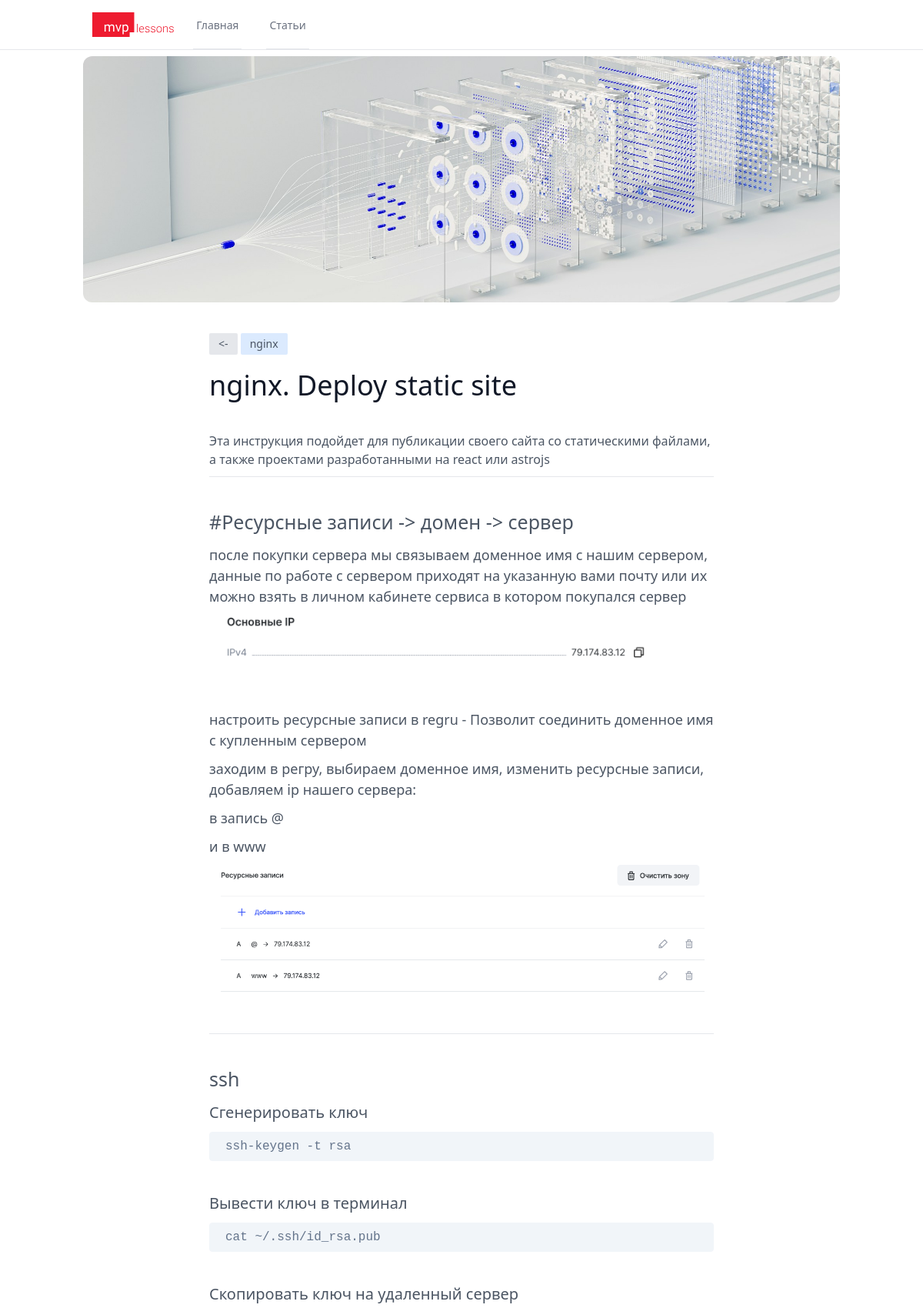
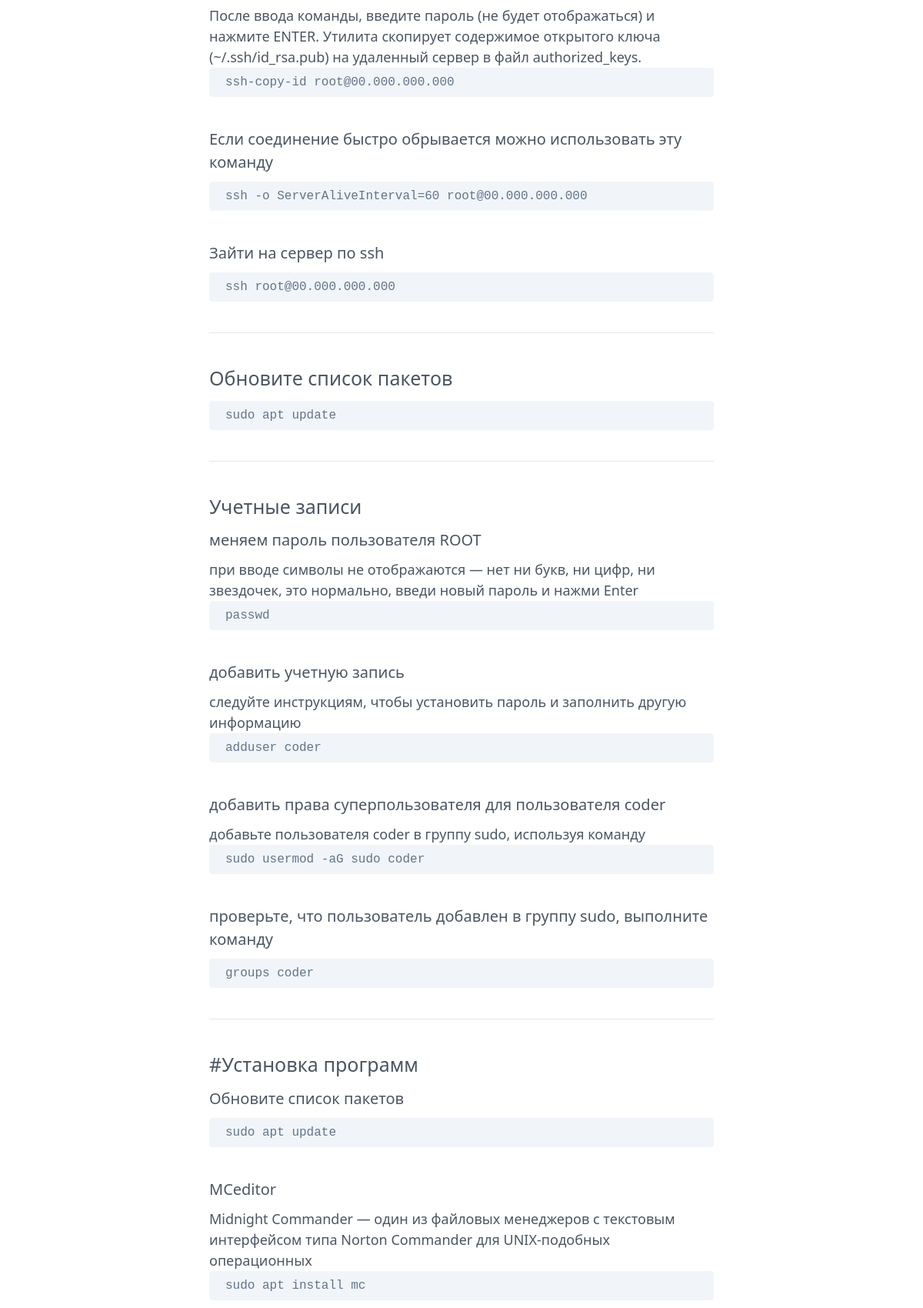
/articles/nginx-deploy-static-site (upper part), run on the app's committed database (2 pictures, top to bottom).
### mvpcode/models.py (models this page shows, shortened)
class Article(models.Model):
    rubric = models.CharField(max_length=255, verbose_name='Рубрика')
    title = models.CharField(max_length=255, verbose_name='Заголовок')
    slug = models.SlugField(max_length=255, unique=True, db_index=True, verbose_name='slug')
    cover_photo = models.ImageField(upload_to='photos/articles/')
    article_head_photo = models.ImageField(upload_to='photos/articles/')
    short = models.TextField(blank=True, verbose_name='Короткое описание')
    text = models.TextField(blank=True, verbose_name='Текст')
    sort = models.CharField(max_length=4, blank=True, verbose_name='Сортировка')
    time_create = models.DateTimeField(auto_now_add=True, verbose_name='Создание')
    time_update = models.DateTimeField(auto_now=True, verbose_name='Обновлено')
    is_published = models.BooleanField(default=True, verbose_name='Опубликован')
    catarticle = models.ForeignKey('Categoryarticle', on_delete=models.PROTECT)
    class Meta:
        verbose_name = 'Статья'
        verbose_name_plural = 'Статьи'
        ordering = ['time_create', 'title']

### mvpcode/views.py (the view)
# urls.py: path('articles/<slug:slug>', ArticlesDetail.as_view(), name='articledetail'),
class ArticlesDetail(DetailView):
    model = Article
    template_name = 'mvpcode/articledetail.html'
    slug_url_kwarg = 'slug'
    context_object_name = 'article'
    def get_context_data(self, **kwargs):
        context = super().get_context_data(**kwargs)
        article = context['article']
        html_text = mark_safe(markdown(article.text))
        context['html_text'] = html_text
        return context

### mvpcode/templatetags/mvpcode_extras.py (called while the page is built)
@register.filter()
def convert_markdown(value):
    return markdown.markdown(value)

### mvpcode/templates/mvpcode/articledetail.html (shortened to what this page needs)
{% extends 'mvpcode/layout.html' %}
{% load mvpcode_extras %}
{% load static %}
{% block content %}
<section class="text-gray-600 body-font mb-20">
  <div class="container mx-auto flex px-5  items-center justify-center flex-col">
    <img class="w-full h-80 mb-10 object-cover object-center rounded-xl" alt="hero"
         src="{{ article.article_head_photo.url }}">
    <div class="text-left lg:w-2/3 w-full">
      <a href="{% url 'articles' %}" class="text-sm inline-block bg-gray-200 hover:bg-gray-100 py-1 px-3 rounded-sm mb-5"><-</a>
      <div class="text-sm inline-block bg-blue-100 py-1 px-3 rounded-sm mb-5">
        {{ article.rubric }}
      </div>
      <h1 class="title-font sm:text-4xl text-3xl mb-10 font-medium text-gray-900">
        {{ article.title }}
      </h1>
        <div class=" mkdocsWrap">
          {{ article.text|convert_markdown|safe }}
        </div>
    </div>
  </div>
</section>
{% endblock %}

### mvpcode/static/mvpcode/css/main.css (style rules this page uses)
.mkdocsWrap { margin-bottom: 40px; }
.mkdocsWrap hr { margin-top: 10px; margin-bottom: 40px; }
.mkdocsWrap h2 { font-size: 25px; margin-bottom: 10px; }
.mkdocsWrap h3 { font-size: 20px; font-weight: 500; margin-bottom: 10px; }
.mkdocsWrap h4 { font-size: 18px; font-weight: 400; margin-bottom: 10px; }
.mkdocsWrap p { position: relative; margin-bottom: 40px; font-size: 18px; font-weight: 300; }
.mkdocsWrap p code { font-size: 16px; font-weight: 500; display: block; background-color: #f1f5f9; border: 1px solid #f1f5f9; color: #64748b; padding: 6px 20px; border-radius: 4px; margin-bottom: 10px; transition: ease 0.4s; }

### data on the page
Article: article_head_photo (picture), rubric "nginx", title "nginx. Deploy static site", text|convert_markdown "Эта инструкция подойдет для публикации своего сайта со статическими файлами, а также проектами разработанными на react или astrojs #Ресурсные записи -> домен -> сервер после покупки сервера мы связываем доменное имя с нашим сервером, данные по работе с сервером приходят на указанную вами почту или их можно взять в личном кабинете сервиса в котором покупался сервер настроить ресурсные записи в regru - Позволит соединить доменное имя с купленным сервером заходим в регру, выбираем доменное имя, изменить ресурсные записи, добавляем ip нашего сервера: в запись @ и в www ssh Сгенерировать ключ ssh-keygen -t rsa Вывести ключ в терминал cat ~/.ssh/id_rsa.pub Скопировать ключ на удаленный сервер…", text|convert_markdown (picture)
